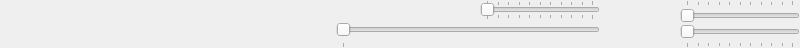
<?xml version="1.0" encoding="UTF-8"?>
<ui version="4.0">
 <class>nStreamController</class>
 <widget class="QWidget" name="nStreamController">
  <property name="geometry">
   <rect>
    <x>0</x>
    <y>0</y>
    <width>800</width>
    <height>48</height>
   </rect>
  </property>
  <property name="minimumSize">
   <size>
    <width>480</width>
    <height>48</height>
   </size>
  </property>
  <property name="maximumSize">
   <size>
    <width>16777215</width>
    <height>48</height>
   </size>
  </property>
  <property name="windowTitle">
   <string>Stream Controller</string>
  </property>
  <property name="windowIcon">
   <iconset resource="../../Images/CIOS.qrc">
    <normaloff>:/images/playercontrol.png</normaloff>:/images/playercontrol.png</iconset>
  </property>
  <property name="toolTip">
   <string>Stream Controller</string>
  </property>
  <property name="statusTip">
   <string>Stream Controller</string>
  </property>
  <property name="whatsThis">
   <string>Stream Controller</string>
  </property>
  <widget class="QToolButton" name="Menu">
   <property name="enabled">
    <bool>true</bool>
   </property>
   <property name="geometry">
    <rect>
     <x>0</x>
     <y>0</y>
     <width>48</width>
     <height>48</height>
    </rect>
   </property>
   <property name="toolTip">
    <string>Menu</string>
   </property>
   <property name="statusTip">
    <string>Menu</string>
   </property>
   <property name="whatsThis">
    <string>Menu</string>
   </property>
   <property name="text">
    <string/>
   </property>
   <property name="icon">
    <iconset resource="../../Images/CIOS.qrc">
     <normaloff>:/images/menu.png</normaloff>:/images/menu.png</iconset>
   </property>
   <property name="iconSize">
    <size>
     <width>64</width>
     <height>64</height>
    </size>
   </property>
   <property name="popupMode">
    <enum>QToolButton::InstantPopup</enum>
   </property>
   <property name="toolButtonStyle">
    <enum>Qt::ToolButtonFollowStyle</enum>
   </property>
   <property name="autoRaise">
    <bool>true</bool>
   </property>
  </widget>
  <widget class="QToolButton" name="Previous">
   <property name="enabled">
    <bool>false</bool>
   </property>
   <property name="geometry">
    <rect>
     <x>48</x>
     <y>0</y>
     <width>48</width>
     <height>48</height>
    </rect>
   </property>
   <property name="toolTip">
    <string>Previous</string>
   </property>
   <property name="statusTip">
    <string>Previous</string>
   </property>
   <property name="whatsThis">
    <string>Previous</string>
   </property>
   <property name="text">
    <string/>
   </property>
   <property name="icon">
    <iconset resource="../../Images/CIOS.qrc">
     <normaloff>:/images/moveLeft.png</normaloff>:/images/moveLeft.png</iconset>
   </property>
   <property name="iconSize">
    <size>
     <width>48</width>
     <height>48</height>
    </size>
   </property>
   <property name="autoRaise">
    <bool>true</bool>
   </property>
  </widget>
  <widget class="QToolButton" name="Backward">
   <property name="enabled">
    <bool>false</bool>
   </property>
   <property name="geometry">
    <rect>
     <x>96</x>
     <y>0</y>
     <width>48</width>
     <height>48</height>
    </rect>
   </property>
   <property name="toolTip">
    <string>Backward</string>
   </property>
   <property name="statusTip">
    <string>Backward</string>
   </property>
   <property name="whatsThis">
    <string>Backward</string>
   </property>
   <property name="text">
    <string/>
   </property>
   <property name="icon">
    <iconset resource="../../Images/CIOS.qrc">
     <normaloff>:/images/PlayPrev.png</normaloff>:/images/PlayPrev.png</iconset>
   </property>
   <property name="iconSize">
    <size>
     <width>48</width>
     <height>48</height>
    </size>
   </property>
   <property name="autoRaise">
    <bool>true</bool>
   </property>
  </widget>
  <widget class="QToolButton" name="Play">
   <property name="enabled">
    <bool>false</bool>
   </property>
   <property name="geometry">
    <rect>
     <x>144</x>
     <y>0</y>
     <width>48</width>
     <height>48</height>
    </rect>
   </property>
   <property name="toolTip">
    <string>Play or Pause</string>
   </property>
   <property name="statusTip">
    <string>Play or Pause</string>
   </property>
   <property name="whatsThis">
    <string>Play or Pause</string>
   </property>
   <property name="text">
    <string/>
   </property>
   <property name="icon">
    <iconset resource="../../Images/CIOS.qrc">
     <normaloff>:/images/PlayerPlay.png</normaloff>
     <activeon>:/images/PlayPause.png</activeon>:/images/PlayerPlay.png</iconset>
   </property>
   <property name="iconSize">
    <size>
     <width>48</width>
     <height>48</height>
    </size>
   </property>
   <property name="checkable">
    <bool>true</bool>
   </property>
   <property name="checked">
    <bool>false</bool>
   </property>
   <property name="autoRaise">
    <bool>true</bool>
   </property>
  </widget>
  <widget class="QToolButton" name="Stop">
   <property name="enabled">
    <bool>false</bool>
   </property>
   <property name="geometry">
    <rect>
     <x>192</x>
     <y>0</y>
     <width>48</width>
     <height>48</height>
    </rect>
   </property>
   <property name="toolTip">
    <string>Stop</string>
   </property>
   <property name="statusTip">
    <string>Stop</string>
   </property>
   <property name="whatsThis">
    <string>Stop</string>
   </property>
   <property name="text">
    <string/>
   </property>
   <property name="icon">
    <iconset resource="../../Images/CIOS.qrc">
     <normaloff>:/images/StopPlay.png</normaloff>:/images/StopPlay.png</iconset>
   </property>
   <property name="iconSize">
    <size>
     <width>48</width>
     <height>48</height>
    </size>
   </property>
   <property name="autoRaise">
    <bool>true</bool>
   </property>
  </widget>
  <widget class="QToolButton" name="Forward">
   <property name="enabled">
    <bool>false</bool>
   </property>
   <property name="geometry">
    <rect>
     <x>240</x>
     <y>0</y>
     <width>48</width>
     <height>48</height>
    </rect>
   </property>
   <property name="toolTip">
    <string>Forward</string>
   </property>
   <property name="statusTip">
    <string>Forward</string>
   </property>
   <property name="whatsThis">
    <string>Forward</string>
   </property>
   <property name="text">
    <string/>
   </property>
   <property name="icon">
    <iconset resource="../../Images/CIOS.qrc">
     <normaloff>:/images/PlayNext.png</normaloff>:/images/PlayNext.png</iconset>
   </property>
   <property name="iconSize">
    <size>
     <width>48</width>
     <height>48</height>
    </size>
   </property>
   <property name="autoRaise">
    <bool>true</bool>
   </property>
  </widget>
  <widget class="QToolButton" name="Next">
   <property name="enabled">
    <bool>false</bool>
   </property>
   <property name="geometry">
    <rect>
     <x>288</x>
     <y>0</y>
     <width>48</width>
     <height>48</height>
    </rect>
   </property>
   <property name="toolTip">
    <string>Next</string>
   </property>
   <property name="statusTip">
    <string>Next</string>
   </property>
   <property name="whatsThis">
    <string>Next</string>
   </property>
   <property name="text">
    <string/>
   </property>
   <property name="icon">
    <iconset resource="../../Images/CIOS.qrc">
     <normaloff>:/images/moveRight.png</normaloff>:/images/moveRight.png</iconset>
   </property>
   <property name="iconSize">
    <size>
     <width>48</width>
     <height>48</height>
    </size>
   </property>
   <property name="autoRaise">
    <bool>true</bool>
   </property>
  </widget>
  <widget class="QSlider" name="video">
   <property name="enabled">
    <bool>false</bool>
   </property>
   <property name="geometry">
    <rect>
     <x>336</x>
     <y>20</y>
     <width>264</width>
     <height>28</height>
    </rect>
   </property>
   <property name="toolTip">
    <string>Timestamp</string>
   </property>
   <property name="statusTip">
    <string>Timestamp</string>
   </property>
   <property name="whatsThis">
    <string>Timestamp</string>
   </property>
   <property name="orientation">
    <enum>Qt::Horizontal</enum>
   </property>
   <property name="tickPosition">
    <enum>QSlider::TicksBelow</enum>
   </property>
   <property name="tickInterval">
    <number>30000</number>
   </property>
  </widget>
  <widget class="QSlider" name="Left">
   <property name="enabled">
    <bool>false</bool>
   </property>
   <property name="geometry">
    <rect>
     <x>680</x>
     <y>0</y>
     <width>120</width>
     <height>24</height>
    </rect>
   </property>
   <property name="toolTip">
    <string>Left volume</string>
   </property>
   <property name="statusTip">
    <string>Left volume</string>
   </property>
   <property name="whatsThis">
    <string>Left volume</string>
   </property>
   <property name="maximum">
    <number>100</number>
   </property>
   <property name="orientation">
    <enum>Qt::Horizontal</enum>
   </property>
   <property name="tickPosition">
    <enum>QSlider::TicksAbove</enum>
   </property>
   <property name="tickInterval">
    <number>10</number>
   </property>
  </widget>
  <widget class="QSlider" name="Right">
   <property name="enabled">
    <bool>false</bool>
   </property>
   <property name="geometry">
    <rect>
     <x>680</x>
     <y>24</y>
     <width>120</width>
     <height>24</height>
    </rect>
   </property>
   <property name="toolTip">
    <string>Right volume</string>
   </property>
   <property name="statusTip">
    <string>Right volume</string>
   </property>
   <property name="whatsThis">
    <string>Right volume</string>
   </property>
   <property name="maximum">
    <number>100</number>
   </property>
   <property name="orientation">
    <enum>Qt::Horizontal</enum>
   </property>
   <property name="tickPosition">
    <enum>QSlider::TicksBelow</enum>
   </property>
   <property name="tickInterval">
    <number>10</number>
   </property>
  </widget>
  <widget class="QLabel" name="Message">
   <property name="geometry">
    <rect>
     <x>336</x>
     <y>0</y>
     <width>144</width>
     <height>20</height>
    </rect>
   </property>
   <property name="toolTip">
    <string>Message</string>
   </property>
   <property name="statusTip">
    <string>Message</string>
   </property>
   <property name="whatsThis">
    <string>Message</string>
   </property>
   <property name="text">
    <string/>
   </property>
  </widget>
  <widget class="QLabel" name="Length">
   <property name="geometry">
    <rect>
     <x>600</x>
     <y>0</y>
     <width>80</width>
     <height>24</height>
    </rect>
   </property>
   <property name="toolTip">
    <string>Length</string>
   </property>
   <property name="statusTip">
    <string>Length</string>
   </property>
   <property name="whatsThis">
    <string>Length</string>
   </property>
   <property name="text">
    <string/>
   </property>
   <property name="alignment">
    <set>Qt::AlignCenter</set>
   </property>
  </widget>
  <widget class="QLabel" name="Time">
   <property name="geometry">
    <rect>
     <x>600</x>
     <y>24</y>
     <width>80</width>
     <height>24</height>
    </rect>
   </property>
   <property name="toolTip">
    <string>Time</string>
   </property>
   <property name="statusTip">
    <string>Time</string>
   </property>
   <property name="whatsThis">
    <string>Time</string>
   </property>
   <property name="text">
    <string/>
   </property>
   <property name="alignment">
    <set>Qt::AlignCenter</set>
   </property>
  </widget>
  <widget class="QSlider" name="Opacity">
   <property name="enabled">
    <bool>true</bool>
   </property>
   <property name="geometry">
    <rect>
     <x>480</x>
     <y>0</y>
     <width>120</width>
     <height>20</height>
    </rect>
   </property>
   <property name="toolTip">
    <string>Opacity</string>
   </property>
   <property name="statusTip">
    <string>Opacity</string>
   </property>
   <property name="whatsThis">
    <string>Opacity</string>
   </property>
   <property name="maximum">
    <number>1000</number>
   </property>
   <property name="orientation">
    <enum>Qt::Horizontal</enum>
   </property>
   <property name="tickPosition">
    <enum>QSlider::TicksBothSides</enum>
   </property>
   <property name="tickInterval">
    <number>100</number>
   </property>
  </widget>
 </widget>
 <resources>
  <include location="../../Images/CIOS.qrc"/>
 </resources>
 <connections>
  <connection>
   <sender>Left</sender>
   <signal>valueChanged(int)</signal>
   <receiver>nStreamController</receiver>
   <slot>leftChanged(int)</slot>
   <hints>
    <hint type="sourcelabel">
     <x>739</x>
     <y>11</y>
    </hint>
    <hint type="destinationlabel">
     <x>399</x>
     <y>23</y>
    </hint>
   </hints>
  </connection>
  <connection>
   <sender>Right</sender>
   <signal>valueChanged(int)</signal>
   <receiver>nStreamController</receiver>
   <slot>rightChanged(int)</slot>
   <hints>
    <hint type="sourcelabel">
     <x>739</x>
     <y>35</y>
    </hint>
    <hint type="destinationlabel">
     <x>399</x>
     <y>23</y>
    </hint>
   </hints>
  </connection>
  <connection>
   <sender>Opacity</sender>
   <signal>valueChanged(int)</signal>
   <receiver>nStreamController</receiver>
   <slot>opacityChanged(int)</slot>
   <hints>
    <hint type="sourcelabel">
     <x>539</x>
     <y>9</y>
    </hint>
    <hint type="destinationlabel">
     <x>399</x>
     <y>23</y>
    </hint>
   </hints>
  </connection>
  <connection>
   <sender>Play</sender>
   <signal>toggled(bool)</signal>
   <receiver>nStreamController</receiver>
   <slot>Play(bool)</slot>
   <hints>
    <hint type="sourcelabel">
     <x>167</x>
     <y>23</y>
    </hint>
    <hint type="destinationlabel">
     <x>399</x>
     <y>23</y>
    </hint>
   </hints>
  </connection>
  <connection>
   <sender>Stop</sender>
   <signal>clicked()</signal>
   <receiver>nStreamController</receiver>
   <slot>Stop()</slot>
   <hints>
    <hint type="sourcelabel">
     <x>215</x>
     <y>23</y>
    </hint>
    <hint type="destinationlabel">
     <x>399</x>
     <y>23</y>
    </hint>
   </hints>
  </connection>
  <connection>
   <sender>Previous</sender>
   <signal>clicked()</signal>
   <receiver>nStreamController</receiver>
   <slot>Previous()</slot>
   <hints>
    <hint type="sourcelabel">
     <x>71</x>
     <y>23</y>
    </hint>
    <hint type="destinationlabel">
     <x>399</x>
     <y>23</y>
    </hint>
   </hints>
  </connection>
  <connection>
   <sender>Backward</sender>
   <signal>clicked()</signal>
   <receiver>nStreamController</receiver>
   <slot>Backward()</slot>
   <hints>
    <hint type="sourcelabel">
     <x>119</x>
     <y>23</y>
    </hint>
    <hint type="destinationlabel">
     <x>399</x>
     <y>23</y>
    </hint>
   </hints>
  </connection>
  <connection>
   <sender>Forward</sender>
   <signal>clicked()</signal>
   <receiver>nStreamController</receiver>
   <slot>Forward()</slot>
   <hints>
    <hint type="sourcelabel">
     <x>263</x>
     <y>23</y>
    </hint>
    <hint type="destinationlabel">
     <x>399</x>
     <y>23</y>
    </hint>
   </hints>
  </connection>
  <connection>
   <sender>Next</sender>
   <signal>clicked()</signal>
   <receiver>nStreamController</receiver>
   <slot>Next()</slot>
   <hints>
    <hint type="sourcelabel">
     <x>311</x>
     <y>23</y>
    </hint>
    <hint type="destinationlabel">
     <x>399</x>
     <y>23</y>
    </hint>
   </hints>
  </connection>
  <connection>
   <sender>video</sender>
   <signal>sliderMoved(int)</signal>
   <receiver>nStreamController</receiver>
   <slot>videoChanged(int)</slot>
   <hints>
    <hint type="sourcelabel">
     <x>467</x>
     <y>33</y>
    </hint>
    <hint type="destinationlabel">
     <x>399</x>
     <y>23</y>
    </hint>
   </hints>
  </connection>
  <connection>
   <sender>video</sender>
   <signal>sliderReleased()</signal>
   <receiver>nStreamController</receiver>
   <slot>videoReleased()</slot>
   <hints>
    <hint type="sourcelabel">
     <x>467</x>
     <y>33</y>
    </hint>
    <hint type="destinationlabel">
     <x>399</x>
     <y>23</y>
    </hint>
   </hints>
  </connection>
  <connection>
   <sender>Menu</sender>
   <signal>clicked()</signal>
   <receiver>nStreamController</receiver>
   <slot>startMenu()</slot>
   <hints>
    <hint type="sourcelabel">
     <x>23</x>
     <y>23</y>
    </hint>
    <hint type="destinationlabel">
     <x>399</x>
     <y>23</y>
    </hint>
   </hints>
  </connection>
 </connections>
</ui>
